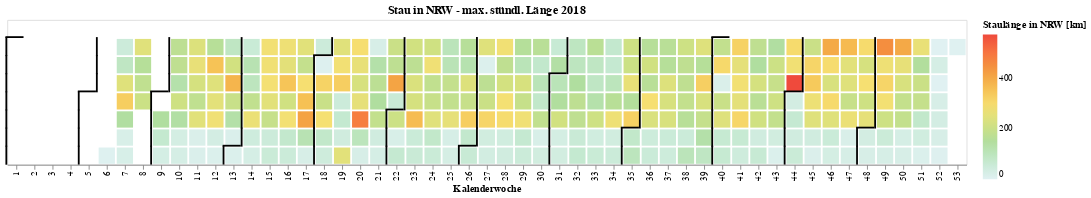
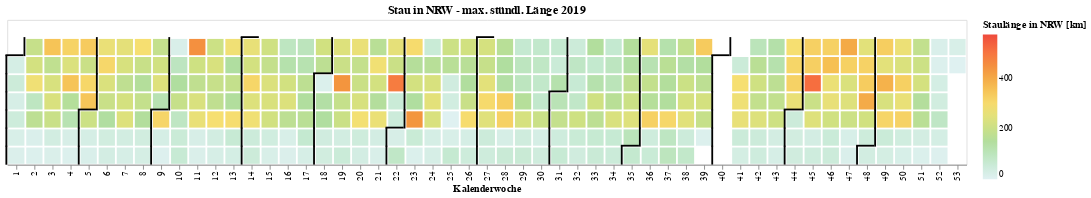

The notebook cell these images were saved under, in order:
### Markdown cell above
### plot max Staulänge

### Code cell
df_=stau_max

years= sorted(df_.year.unique())

for year in years:
    df=df_[df_.year==year].copy()
    #print (year)
    #### CHART
    chart=alt.Chart(df).mark_rect(width=18,height=18).encode(
        y=alt.Y('weekday:O', title='weekday', axis=None),
        x=alt.X('Week_Number:O', title='Kalenderwoche'),

        #alt.Color('nrw',  scale=alt.Scale(scheme='spectral'), title='Datenverfügbarkeit pro Tag'), #, sort="descending"
        #alt.Color('nrw:Q',  scale=alt.Scale(scheme='lightmulti'), title='Staulänge in NRW [km]'), #, sort="descending"
        
        color=alt.Color('nrw:Q',#scale=alt.Scale(scheme='spectral')),
                    #sort='descending'   ,
                        title='Staulänge in NRW [km]',
                        scale=alt.Scale(domain=[0, int(df_.nrw.max())],
                                        scheme='lightmulti')),

        tooltip=[
            alt.Tooltip('date', title='Date'),
            alt.Tooltip('nrw', title='durchschn. Staulänge [km]'),
            alt.Tooltip('weekday_name', title='Wochentag')
        ],
        #row=alt.Row('year', title='Jahr'),
    ).properties(
        title="Stau in NRW - max. stündl. Länge " + str(year)
    )

    
    
    #### MONATSGRENZEN
    df=all_days_df[all_days_df.year==year].copy()
    
    #df=df.copy()
    df['weekday_1']=df['weekday']-1
    vline=alt.Chart(df).mark_rule(color='black', strokeWidth=2, xOffset=-11, yOffset=+10, y2Offset=+9).encode(
        x='Week_Number:N',
        y=alt.Y('weekday:N', axis=None),
        y2=alt.Y2('weekday_1:N')
    ).transform_filter((datum.day <=7))


    #df=df.copy()
    df['Week_Number_1']=df['Week_Number']+1
    hline = alt.Chart(df).mark_rule(color='black', strokeWidth=2, yOffset=-11, xOffset=-12, x2Offset=-12).encode(
        x=alt.X('Week_Number:N',scale=alt.Scale(domain=list(range(1,54)))),
        x2=alt.X2('Week_Number_1:N'),
        y=alt.Y('weekday:N', axis=None,scale=alt.Scale(domain=[-1,0,1,2,3,4,5,6])),
    ).transform_filter((datum.day ==1))

    
    (chart+hline+vline).display()
    print('\n\n\n')

### Figure 1 — Vega-Lite specification as saved in the notebook (floating-point values rounded to 4 significant figures; data arrays with more than 128 entries replaced by an {"elided": "..."} marker saying what was removed)
{"config": {"view": {"continuousWidth": 400, "continuousHeight": 300}}, "layer": [{"data": {"name": "data-7ec04e80972cb26d23769cd5cf355935"}, "mark": {"type": "rect", "height": 18, "width": 18}, "encoding": {"color": {"type": "quantitative", "field": "nrw", "scale": {"domain": [0, 572], "scheme": "lightmulti"}, "title": "Staulänge in NRW [km]"}, "tooltip": [{"type": "temporal", "field": "date", "title": "Date"}, {"type": "quantitative", "field": "nrw", "title": "durchschn. Staulänge [km]"}, {"type": "nominal", "field": "weekday_name", "title": "Wochentag"}], "x": {"type": "ordinal", "field": "Week_Number", "title": "Kalenderwoche"}, "y": {"type": "ordinal", "axis": null, "field": "weekday", "title": "weekday"}}, "title": "Stau in NRW - max. stündl. Länge 2018"}, {"data": {"name": "data-378c00bac45e8bd3890e1d61f1ec8c73"}, "mark": {"type": "rule", "color": "black", "strokeWidth": 2, "x2Offset": -12, "xOffset": -12, "yOffset": -11}, "encoding": {"x": {"type": "nominal", "field": "Week_Number", "scale": {"domain": [1, 2, 3, 4, 5, 6, 7, 8, 9, 10, 11, 12, 13, 14, 15, 16, 17, 18, 19, 20, 21, 22, 23, 24, 25, 26, 27, 28, 29, 30, 31, 32, 33, 34, 35, 36, 37, 38, 39, 40, 41, 42, 43, 44, 45, 46, 47, 48, 49, 50, 51, 52, 53]}}, "x2": {"field": "Week_Number_1"}, "y": {"type": "nominal", "axis": null, "field": "weekday", "scale": {"domain": [-1, 0, 1, 2, 3, 4, 5, 6]}}}, "transform": [{"filter": "(datum.day === 1)"}]}, {"data": {"name": "data-378c00bac45e8bd3890e1d61f1ec8c73"}, "mark": {"type": "rule", "color": "black", "strokeWidth": 2, "xOffset": -11, "y2Offset": 9, "yOffset": 10}, "encoding": {"x": {"type": "nominal", "field": "Week_Number"}, "y": {"type": "nominal", "axis": null, "field": "weekday"}, "y2": {"field": "weekday_1"}}, "transform": [{"filter": "(datum.day <= 7)"}]}], "$schema": "https://vega.github.io/schema/vega-lite/v4.0.0.json", "datasets": {"data-7ec04e80972cb26d23769cd5cf355935": {"elided": "317 records"}, "data-378c00bac45e8bd3890e1d61f1ec8c73": {"elided": "365 records"}}}

### Figure 2 — Vega-Lite specification as saved in the notebook (floating-point values rounded to 4 significant figures; data arrays with more than 128 entries replaced by an {"elided": "..."} marker saying what was removed)
{"config": {"view": {"continuousWidth": 400, "continuousHeight": 300}}, "layer": [{"data": {"name": "data-126da5a60c70fca8ca55b3e8dde00246"}, "mark": {"type": "rect", "height": 18, "width": 18}, "encoding": {"color": {"type": "quantitative", "field": "nrw", "scale": {"domain": [0, 572], "scheme": "lightmulti"}, "title": "Staulänge in NRW [km]"}, "tooltip": [{"type": "temporal", "field": "date", "title": "Date"}, {"type": "quantitative", "field": "nrw", "title": "durchschn. Staulänge [km]"}, {"type": "nominal", "field": "weekday_name", "title": "Wochentag"}], "x": {"type": "ordinal", "field": "Week_Number", "title": "Kalenderwoche"}, "y": {"type": "ordinal", "axis": null, "field": "weekday", "title": "weekday"}}, "title": "Stau in NRW - max. stündl. Länge 2019"}, {"data": {"name": "data-38a0248ea967911e93a4f3156c7fdde1"}, "mark": {"type": "rule", "color": "black", "strokeWidth": 2, "x2Offset": -12, "xOffset": -12, "yOffset": -11}, "encoding": {"x": {"type": "nominal", "field": "Week_Number", "scale": {"domain": [1, 2, 3, 4, 5, 6, 7, 8, 9, 10, 11, 12, 13, 14, 15, 16, 17, 18, 19, 20, 21, 22, 23, 24, 25, 26, 27, 28, 29, 30, 31, 32, 33, 34, 35, 36, 37, 38, 39, 40, 41, 42, 43, 44, 45, 46, 47, 48, 49, 50, 51, 52, 53]}}, "x2": {"field": "Week_Number_1"}, "y": {"type": "nominal", "axis": null, "field": "weekday", "scale": {"domain": [-1, 0, 1, 2, 3, 4, 5, 6]}}}, "transform": [{"filter": "(datum.day === 1)"}]}, {"data": {"name": "data-38a0248ea967911e93a4f3156c7fdde1"}, "mark": {"type": "rule", "color": "black", "strokeWidth": 2, "xOffset": -11, "y2Offset": 9, "yOffset": 10}, "encoding": {"x": {"type": "nominal", "field": "Week_Number"}, "y": {"type": "nominal", "axis": null, "field": "weekday"}, "y2": {"field": "weekday_1"}}, "transform": [{"filter": "(datum.day <= 7)"}]}], "$schema": "https://vega.github.io/schema/vega-lite/v4.0.0.json", "datasets": {"data-126da5a60c70fca8ca55b3e8dde00246": {"elided": "356 records"}, "data-38a0248ea967911e93a4f3156c7fdde1": {"elided": "365 records"}}}
